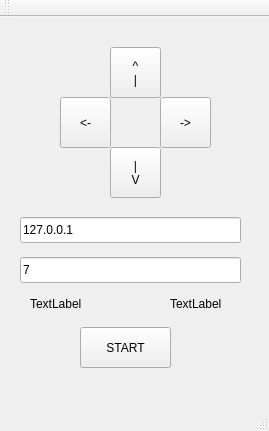
<?xml version="1.0" encoding="UTF-8"?>
<ui version="4.0">
 <class>MainWindow</class>
 <widget class="QMainWindow" name="MainWindow">
  <property name="geometry">
   <rect>
    <x>0</x>
    <y>0</y>
    <width>269</width>
    <height>431</height>
   </rect>
  </property>
  <property name="windowTitle">
   <string>Testing_Panel</string>
  </property>
  <widget class="QWidget" name="centralWidget">
   <widget class="QToolButton" name="toolButton">
    <property name="geometry">
     <rect>
      <x>110</x>
      <y>30</y>
      <width>51</width>
      <height>51</height>
     </rect>
    </property>
    <property name="text">
     <string>^
|</string>
    </property>
   </widget>
   <widget class="QToolButton" name="toolButton_2">
    <property name="geometry">
     <rect>
      <x>110</x>
      <y>130</y>
      <width>51</width>
      <height>51</height>
     </rect>
    </property>
    <property name="text">
     <string>|
V</string>
    </property>
   </widget>
   <widget class="QToolButton" name="toolButton_3">
    <property name="geometry">
     <rect>
      <x>60</x>
      <y>80</y>
      <width>51</width>
      <height>51</height>
     </rect>
    </property>
    <property name="text">
     <string>&lt;-</string>
    </property>
   </widget>
   <widget class="QToolButton" name="toolButton_4">
    <property name="geometry">
     <rect>
      <x>160</x>
      <y>80</y>
      <width>51</width>
      <height>51</height>
     </rect>
    </property>
    <property name="text">
     <string>-&gt;</string>
    </property>
   </widget>
   <widget class="QToolButton" name="toolButton_5">
    <property name="geometry">
     <rect>
      <x>80</x>
      <y>310</y>
      <width>91</width>
      <height>41</height>
     </rect>
    </property>
    <property name="text">
     <string>START</string>
    </property>
   </widget>
   <widget class="QLabel" name="label">
    <property name="geometry">
     <rect>
      <x>30</x>
      <y>280</y>
      <width>59</width>
      <height>14</height>
     </rect>
    </property>
    <property name="text">
     <string>TextLabel</string>
    </property>
   </widget>
   <widget class="QLabel" name="label_2">
    <property name="geometry">
     <rect>
      <x>170</x>
      <y>280</y>
      <width>59</width>
      <height>14</height>
     </rect>
    </property>
    <property name="text">
     <string>TextLabel</string>
    </property>
   </widget>
   <widget class="QLineEdit" name="lineEdit">
    <property name="geometry">
     <rect>
      <x>20</x>
      <y>200</y>
      <width>221</width>
      <height>26</height>
     </rect>
    </property>
    <property name="text">
     <string>127.0.0.1</string>
    </property>
   </widget>
   <widget class="QLineEdit" name="lineEdit_2">
    <property name="geometry">
     <rect>
      <x>20</x>
      <y>240</y>
      <width>221</width>
      <height>26</height>
     </rect>
    </property>
    <property name="text">
     <string>7</string>
    </property>
   </widget>
  </widget>
  <widget class="QMenuBar" name="menuBar">
   <property name="geometry">
    <rect>
     <x>0</x>
     <y>0</y>
     <width>269</width>
     <height>20</height>
    </rect>
   </property>
  </widget>
  <widget class="QToolBar" name="mainToolBar">
   <attribute name="toolBarArea">
    <enum>TopToolBarArea</enum>
   </attribute>
   <attribute name="toolBarBreak">
    <bool>false</bool>
   </attribute>
  </widget>
  <widget class="QStatusBar" name="statusBar"/>
 </widget>
 <layoutdefault spacing="6" margin="11"/>
 <resources/>
 <connections/>
</ui>
